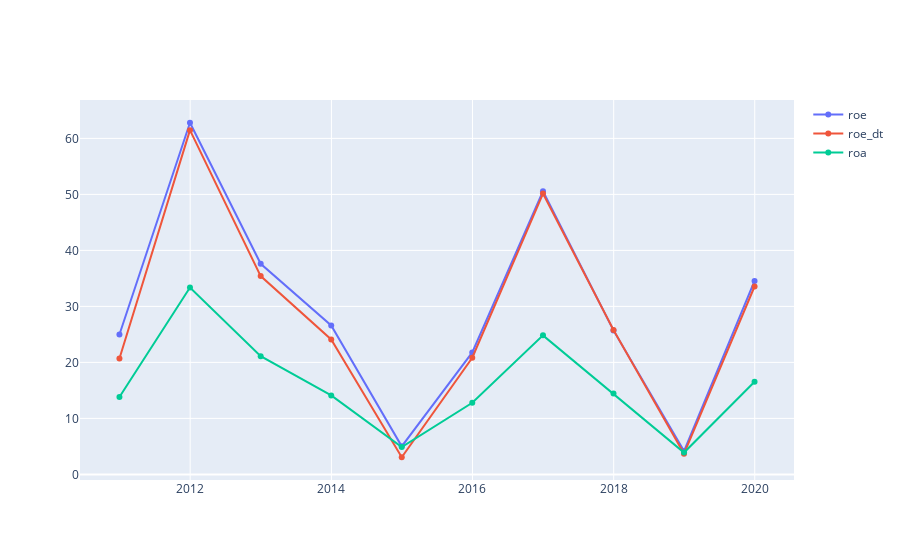

The code cell stored with this chart in its notebook:
### Markdown cell above
## ROE & ROA

### Code cell
fig = go.Figure()
fig.add_trace(go.Scatter(x=data_df.index, y=data_df.roe,name='roe'))
fig.add_trace(go.Scatter(x=data_df.index, y=data_df.roe_dt,name='roe_dt'))
fig.add_trace(go.Scatter(x=data_df.index, y=data_df.roa,name='roa'))
# fig.add_trace(go.Scatter(x=data_df.index, y=data_df.roe_dt,name='roe_dt'))
fig.show()

### Figure 1 — Plotly figure (JSON) as saved in the notebook; plotly's stock layout.template omitted (floating-point values rounded to 4 significant figures)
{"data": [{"name": "roe", "type": "scatter", "x": ["2010-12-31", "2011-12-31", "2012-12-31", "2013-12-31", "2014-12-31", "2015-12-31", "2016-12-31", "2017-12-31", "2018-12-31", "2019-12-31"], "y": [24.97, 62.79, 37.61, 26.6, 5.005, 21.79, 50.57, 25.71, 4.157, 34.55]}, {"name": "roe_dt", "type": "scatter", "x": ["2010-12-31", "2011-12-31", "2012-12-31", "2013-12-31", "2014-12-31", "2015-12-31", "2016-12-31", "2017-12-31", "2018-12-31", "2019-12-31"], "y": [20.69, 61.47, 35.41, 24.1, 3.059, 20.83, 50.15, 25.77, 3.688, 33.55]}, {"name": "roa", "type": "scatter", "x": ["2010-12-31", "2011-12-31", "2012-12-31", "2013-12-31", "2014-12-31", "2015-12-31", "2016-12-31", "2017-12-31", "2018-12-31", "2019-12-31"], "y": [13.81, 33.36, 21.11, 14.1, 4.876, 12.79, 24.82, 14.44, 3.902, 16.53]}], "layout": {"autosize": true, "xaxis": {"autorange": true, "range": ["2010-06-18 10:56:46.2323", "2020-07-13 13:03:13.7677"], "type": "date"}, "yaxis": {"autorange": true, "range": [-1.317, 67.17], "type": "linear"}}}
